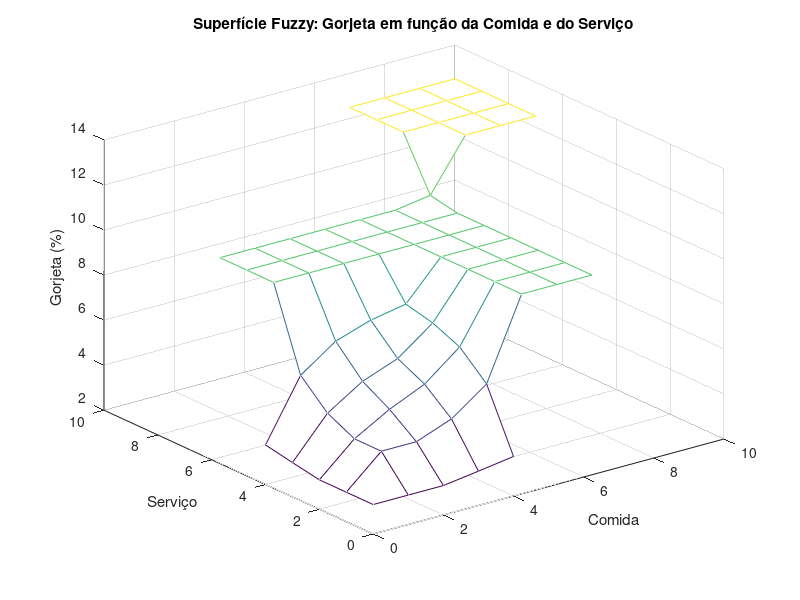

MATLAB code to generate this figure:
% --- Cálculo de gorjeta usando Lógica Nebulosa (Octave compatível) ---
pkg load fuzzy-logic-toolkit

% Criação do sistema fuzzy
fis = newfis('gorjeta', 'mamdani');

% Entradas: comida e serviço
fis = addvar(fis, 'input', 'comida', [0 10]);
fis = addmf(fis, 'input', 1, 'ruim', 'trapmf', [-1 0 2 5]);
fis = addmf(fis, 'input', 1, 'media', 'trapmf', [0 5 6 8]);
fis = addmf(fis, 'input', 1, 'boa', 'trapmf', [6 8 10 12]);

fis = addvar(fis, 'input', 'servico', [0 10]);
fis = addmf(fis, 'input', 2, 'ruim', 'trapmf', [-1 0 2 5]);
fis = addmf(fis, 'input', 2, 'medio', 'trapmf', [0 5 6 8]);
fis = addmf(fis, 'input', 2, 'bom', 'trapmf', [6 8 10 12]);

% Saída: gorjeta
fis = addvar(fis, 'output', 'gorjeta', [0 15]);
fis = addmf(fis, 'output', 1, 'baixa', 'trapmf', [-1 0 5 8]);
fis = addmf(fis, 'output', 1, 'media', 'trapmf', [5 8 12 15]);
fis = addmf(fis, 'output', 1, 'alta', 'trapmf', [10 11 14 15]);

% Regras fuzzy
ruleList = [
  1 1 1 1 1;
  2 2 2 1 1;
  3 3 3 1 1;
];
fis = addrule(fis, ruleList);

% Entrada de dados
comida = input("Qualidade da comida (0 a 10): ");
servico = input("Qualidade do serviço (0 a 10): ");

% Avaliação
gorjeta = evalfis([comida servico], fis);
printf("Comida=%.1f | Serviço=%.1f → Gorjeta sugerida: %.2f%%\n", comida, servico, gorjeta);

% --- Geração do gráfico 3D ---
[x, y] = meshgrid(0:1:10, 0:1:10);
z = zeros(size(x));
for i = 1:size(x,1)
  for j = 1:size(x,2)
    z(i,j) = evalfis([x(i,j) y(i,j)], fis);
  end
end

mesh(x, y, z);
xlabel('Comida');
ylabel('Serviço');
zlabel('Gorjeta (%)');
title('Superfície Fuzzy: Gorjeta em função da Comida e do Serviço');

